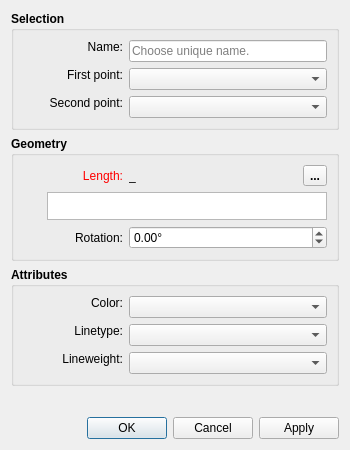
<?xml version="1.0" encoding="UTF-8"?>
<ui version="4.0">
 <class>DialogNormal</class>
 <widget class="QDialog" name="DialogNormal">
  <property name="geometry">
   <rect>
    <x>0</x>
    <y>0</y>
    <width>350</width>
    <height>450</height>
   </rect>
  </property>
  <property name="minimumSize">
   <size>
    <width>275</width>
    <height>0</height>
   </size>
  </property>
  <property name="font">
   <font>
    <pointsize>9</pointsize>
   </font>
  </property>
  <property name="windowTitle">
   <string>Point - On Perpendicular</string>
  </property>
  <property name="windowIcon">
   <iconset resource="../../../vmisc/share/resources/icon.qrc">
    <normaloff>:/icon/64x64/icon64x64.png</normaloff>:/icon/64x64/icon64x64.png</iconset>
  </property>
  <property name="locale">
   <locale language="English" country="UnitedStates"/>
  </property>
  <layout class="QVBoxLayout" name="verticalLayout_2">
   <item>
    <widget class="QGroupBox" name="selection_GroupBox">
     <property name="sizePolicy">
      <sizepolicy hsizetype="Expanding" vsizetype="Preferred">
       <horstretch>0</horstretch>
       <verstretch>0</verstretch>
      </sizepolicy>
     </property>
     <property name="minimumSize">
      <size>
       <width>240</width>
       <height>0</height>
      </size>
     </property>
     <property name="font">
      <font>
       <pointsize>9</pointsize>
       <bold>true</bold>
      </font>
     </property>
     <property name="title">
      <string>Selection</string>
     </property>
     <layout class="QVBoxLayout" name="verticalLayout">
      <item>
       <layout class="QFormLayout" name="formLayout">
        <property name="fieldGrowthPolicy">
         <enum>QFormLayout::ExpandingFieldsGrow</enum>
        </property>
        <property name="labelAlignment">
         <set>Qt::AlignRight|Qt::AlignTrailing|Qt::AlignVCenter</set>
        </property>
        <item row="0" column="0">
         <widget class="QLabel" name="labelEditNamePoint">
          <property name="sizePolicy">
           <sizepolicy hsizetype="Preferred" vsizetype="Fixed">
            <horstretch>0</horstretch>
            <verstretch>0</verstretch>
           </sizepolicy>
          </property>
          <property name="minimumSize">
           <size>
            <width>100</width>
            <height>0</height>
           </size>
          </property>
          <property name="font">
           <font>
            <pointsize>9</pointsize>
            <bold>false</bold>
           </font>
          </property>
          <property name="text">
           <string>Name:</string>
          </property>
          <property name="alignment">
           <set>Qt::AlignRight|Qt::AlignTrailing|Qt::AlignVCenter</set>
          </property>
         </widget>
        </item>
        <item row="0" column="1">
         <widget class="QLineEdit" name="lineEditNamePoint">
          <property name="sizePolicy">
           <sizepolicy hsizetype="Expanding" vsizetype="Fixed">
            <horstretch>0</horstretch>
            <verstretch>0</verstretch>
           </sizepolicy>
          </property>
          <property name="minimumSize">
           <size>
            <width>80</width>
            <height>0</height>
           </size>
          </property>
          <property name="font">
           <font>
            <pointsize>9</pointsize>
            <bold>false</bold>
           </font>
          </property>
          <property name="toolTip">
           <string>Unique name</string>
          </property>
          <property name="placeholderText">
           <string>Choose unique name.</string>
          </property>
         </widget>
        </item>
        <item row="1" column="0">
         <widget class="QLabel" name="labelFirstPoint">
          <property name="sizePolicy">
           <sizepolicy hsizetype="Preferred" vsizetype="Fixed">
            <horstretch>0</horstretch>
            <verstretch>0</verstretch>
           </sizepolicy>
          </property>
          <property name="minimumSize">
           <size>
            <width>100</width>
            <height>0</height>
           </size>
          </property>
          <property name="font">
           <font>
            <pointsize>9</pointsize>
            <bold>false</bold>
           </font>
          </property>
          <property name="text">
           <string>First point:</string>
          </property>
          <property name="alignment">
           <set>Qt::AlignRight|Qt::AlignTrailing|Qt::AlignVCenter</set>
          </property>
         </widget>
        </item>
        <item row="1" column="1">
         <widget class="QComboBox" name="comboBoxFirstPoint">
          <property name="sizePolicy">
           <sizepolicy hsizetype="Expanding" vsizetype="Fixed">
            <horstretch>0</horstretch>
            <verstretch>0</verstretch>
           </sizepolicy>
          </property>
          <property name="minimumSize">
           <size>
            <width>80</width>
            <height>0</height>
           </size>
          </property>
          <property name="font">
           <font>
            <pointsize>9</pointsize>
            <bold>false</bold>
           </font>
          </property>
         </widget>
        </item>
        <item row="2" column="0">
         <widget class="QLabel" name="labelSecondPoint">
          <property name="sizePolicy">
           <sizepolicy hsizetype="Preferred" vsizetype="Fixed">
            <horstretch>0</horstretch>
            <verstretch>0</verstretch>
           </sizepolicy>
          </property>
          <property name="minimumSize">
           <size>
            <width>100</width>
            <height>0</height>
           </size>
          </property>
          <property name="font">
           <font>
            <pointsize>9</pointsize>
            <bold>false</bold>
           </font>
          </property>
          <property name="text">
           <string>Second point:</string>
          </property>
          <property name="alignment">
           <set>Qt::AlignRight|Qt::AlignTrailing|Qt::AlignVCenter</set>
          </property>
         </widget>
        </item>
        <item row="2" column="1">
         <widget class="QComboBox" name="comboBoxSecondPoint">
          <property name="sizePolicy">
           <sizepolicy hsizetype="Expanding" vsizetype="Fixed">
            <horstretch>0</horstretch>
            <verstretch>0</verstretch>
           </sizepolicy>
          </property>
          <property name="minimumSize">
           <size>
            <width>80</width>
            <height>0</height>
           </size>
          </property>
          <property name="font">
           <font>
            <pointsize>9</pointsize>
            <bold>false</bold>
           </font>
          </property>
         </widget>
        </item>
       </layout>
      </item>
     </layout>
    </widget>
   </item>
   <item>
    <widget class="QGroupBox" name="geometry_GroupBox">
     <property name="minimumSize">
      <size>
       <width>0</width>
       <height>100</height>
      </size>
     </property>
     <property name="font">
      <font>
       <pointsize>9</pointsize>
       <bold>true</bold>
      </font>
     </property>
     <property name="title">
      <string>Geometry</string>
     </property>
     <layout class="QVBoxLayout" name="verticalLayout_3">
      <item>
       <layout class="QHBoxLayout" name="horizontalLayout">
        <item alignment="Qt::AlignLeft">
         <widget class="QLabel" name="labelEditFormula">
          <property name="sizePolicy">
           <sizepolicy hsizetype="Preferred" vsizetype="Preferred">
            <horstretch>0</horstretch>
            <verstretch>0</verstretch>
           </sizepolicy>
          </property>
          <property name="minimumSize">
           <size>
            <width>100</width>
            <height>0</height>
           </size>
          </property>
          <property name="palette">
           <palette>
            <active>
             <colorrole role="WindowText">
              <brush brushstyle="SolidPattern">
               <color alpha="255">
                <red>255</red>
                <green>0</green>
                <blue>0</blue>
               </color>
              </brush>
             </colorrole>
            </active>
            <inactive>
             <colorrole role="WindowText">
              <brush brushstyle="SolidPattern">
               <color alpha="255">
                <red>255</red>
                <green>0</green>
                <blue>0</blue>
               </color>
              </brush>
             </colorrole>
            </inactive>
            <disabled>
             <colorrole role="WindowText">
              <brush brushstyle="SolidPattern">
               <color alpha="255">
                <red>159</red>
                <green>158</green>
                <blue>158</blue>
               </color>
              </brush>
             </colorrole>
            </disabled>
           </palette>
          </property>
          <property name="font">
           <font>
            <pointsize>9</pointsize>
            <bold>false</bold>
           </font>
          </property>
          <property name="text">
           <string>Length:</string>
          </property>
          <property name="alignment">
           <set>Qt::AlignRight|Qt::AlignTrailing|Qt::AlignVCenter</set>
          </property>
         </widget>
        </item>
        <item>
         <widget class="QLabel" name="labelResultCalculation">
          <property name="sizePolicy">
           <sizepolicy hsizetype="Fixed" vsizetype="Preferred">
            <horstretch>0</horstretch>
            <verstretch>0</verstretch>
           </sizepolicy>
          </property>
          <property name="minimumSize">
           <size>
            <width>85</width>
            <height>0</height>
           </size>
          </property>
          <property name="font">
           <font>
            <pointsize>9</pointsize>
            <bold>false</bold>
           </font>
          </property>
          <property name="toolTip">
           <string>Value</string>
          </property>
          <property name="text">
           <string notr="true">_</string>
          </property>
         </widget>
        </item>
        <item>
         <spacer name="horizontalSpacer">
          <property name="orientation">
           <enum>Qt::Horizontal</enum>
          </property>
          <property name="sizeHint" stdset="0">
           <size>
            <width>10</width>
            <height>20</height>
           </size>
          </property>
         </spacer>
        </item>
        <item alignment="Qt::AlignRight">
         <widget class="QToolButton" name="toolButtonExprLength">
          <property name="toolTip">
           <string>Formula wizard</string>
          </property>
          <property name="text">
           <string notr="true">...</string>
          </property>
          <property name="icon">
           <iconset resource="../../../vmisc/share/resources/icon.qrc">
            <normaloff>:/icon/24x24/fx.png</normaloff>:/icon/24x24/fx.png</iconset>
          </property>
          <property name="iconSize">
           <size>
            <width>24</width>
            <height>24</height>
           </size>
          </property>
         </widget>
        </item>
       </layout>
      </item>
      <item>
       <layout class="QHBoxLayout" name="horizontalLayout_formula">
        <item>
         <widget class="QPushButton" name="pushButtonGrowLength">
          <property name="maximumSize">
           <size>
            <width>18</width>
            <height>18</height>
           </size>
          </property>
          <property name="sizeIncrement">
           <size>
            <width>0</width>
            <height>0</height>
           </size>
          </property>
          <property name="toolTip">
           <string>&lt;html&gt;&lt;head/&gt;&lt;body&gt;&lt;p&gt;Show full calculation in message box&lt;/p&gt;&lt;/body&gt;&lt;/html&gt;</string>
          </property>
          <property name="text">
           <string notr="true"/>
          </property>
          <property name="icon">
           <iconset theme="go-down">
            <normaloff>.</normaloff>.</iconset>
          </property>
          <property name="iconSize">
           <size>
            <width>16</width>
            <height>16</height>
           </size>
          </property>
          <property name="flat">
           <bool>true</bool>
          </property>
         </widget>
        </item>
        <item>
         <widget class="QPlainTextEdit" name="plainTextEditFormula">
          <property name="sizePolicy">
           <sizepolicy hsizetype="Expanding" vsizetype="Preferred">
            <horstretch>0</horstretch>
            <verstretch>0</verstretch>
           </sizepolicy>
          </property>
          <property name="maximumSize">
           <size>
            <width>16777215</width>
            <height>28</height>
           </size>
          </property>
          <property name="font">
           <font>
            <pointsize>9</pointsize>
            <bold>false</bold>
           </font>
          </property>
          <property name="toolTip">
           <string>Calculation</string>
          </property>
          <property name="tabChangesFocus">
           <bool>true</bool>
          </property>
         </widget>
        </item>
       </layout>
      </item>
      <item>
       <layout class="QHBoxLayout" name="horizontalLayout_2">
        <item>
         <widget class="QLabel" name="label_5">
          <property name="sizePolicy">
           <sizepolicy hsizetype="Preferred" vsizetype="Preferred">
            <horstretch>0</horstretch>
            <verstretch>0</verstretch>
           </sizepolicy>
          </property>
          <property name="minimumSize">
           <size>
            <width>100</width>
            <height>0</height>
           </size>
          </property>
          <property name="font">
           <font>
            <pointsize>9</pointsize>
            <bold>false</bold>
           </font>
          </property>
          <property name="text">
           <string>Rotation:</string>
          </property>
          <property name="alignment">
           <set>Qt::AlignRight|Qt::AlignTrailing|Qt::AlignVCenter</set>
          </property>
          <property name="wordWrap">
           <bool>true</bool>
          </property>
         </widget>
        </item>
        <item>
         <widget class="QDoubleSpinBox" name="doubleSpinBoxAngle">
          <property name="sizePolicy">
           <sizepolicy hsizetype="Expanding" vsizetype="Fixed">
            <horstretch>0</horstretch>
            <verstretch>0</verstretch>
           </sizepolicy>
          </property>
          <property name="minimumSize">
           <size>
            <width>0</width>
            <height>0</height>
           </size>
          </property>
          <property name="font">
           <font>
            <pointsize>9</pointsize>
            <bold>false</bold>
           </font>
          </property>
          <property name="toolTip">
           <string>&lt;html&gt;&lt;head/&gt;&lt;body&gt;&lt;table border=&quot;0&quot; style=&quot; margin-top:0px; margin-bottom:0px; margin-left:0px; margin-right:0px;&quot; width=&quot;370&quot; cellspacing=&quot;2&quot; cellpadding=&quot;0&quot;&gt;&lt;tr&gt;&lt;td width=&quot;300&quot;&gt;&lt;p&gt;&lt;span style=&quot; font-weight:600;&quot;&gt;Rotatation Angle&lt;/span&gt;&lt;br/&gt;Angles are specified in degrees, i.e. a full circle equals 360 deg. Positive values for an angle means counter-clockwise while a negative value means the clockwise direction. &lt;br/&gt;&lt;br/&gt;Rotation angle is added to the angle of the perpendicular.&lt;/p&gt;&lt;/td&gt;&lt;td style=&quot; vertical-align:middle;&quot;&gt;&lt;p align=&quot;right&quot;&gt;&lt;img src=&quot;:/icon/64x64/rotation.png&quot;/&gt;&lt;/p&gt;&lt;/td&gt;&lt;/tr&gt;&lt;/table&gt;&lt;/body&gt;&lt;/html&gt;</string>
          </property>
          <property name="suffix">
           <string notr="true">°</string>
          </property>
          <property name="minimum">
           <double>-360.000000000000000</double>
          </property>
          <property name="maximum">
           <double>360.000000000000000</double>
          </property>
          <property name="singleStep">
           <double>45.000000000000000</double>
          </property>
         </widget>
        </item>
       </layout>
      </item>
     </layout>
    </widget>
   </item>
   <item>
    <widget class="QGroupBox" name="attributes_GroupBox_2">
     <property name="sizePolicy">
      <sizepolicy hsizetype="Expanding" vsizetype="Preferred">
       <horstretch>0</horstretch>
       <verstretch>0</verstretch>
      </sizepolicy>
     </property>
     <property name="minimumSize">
      <size>
       <width>240</width>
       <height>0</height>
      </size>
     </property>
     <property name="font">
      <font>
       <pointsize>9</pointsize>
       <bold>true</bold>
      </font>
     </property>
     <property name="title">
      <string>Attributes</string>
     </property>
     <layout class="QVBoxLayout" name="verticalLayout_4">
      <item>
       <layout class="QFormLayout" name="formLayout_2">
        <property name="fieldGrowthPolicy">
         <enum>QFormLayout::ExpandingFieldsGrow</enum>
        </property>
        <property name="labelAlignment">
         <set>Qt::AlignRight|Qt::AlignTrailing|Qt::AlignVCenter</set>
        </property>
        <item row="0" column="0">
         <widget class="QLabel" name="lineColor_Label">
          <property name="sizePolicy">
           <sizepolicy hsizetype="Preferred" vsizetype="Fixed">
            <horstretch>0</horstretch>
            <verstretch>0</verstretch>
           </sizepolicy>
          </property>
          <property name="minimumSize">
           <size>
            <width>100</width>
            <height>0</height>
           </size>
          </property>
          <property name="maximumSize">
           <size>
            <width>16777215</width>
            <height>16777215</height>
           </size>
          </property>
          <property name="font">
           <font>
            <pointsize>9</pointsize>
            <bold>false</bold>
           </font>
          </property>
          <property name="text">
           <string>Color:</string>
          </property>
          <property name="alignment">
           <set>Qt::AlignRight|Qt::AlignTrailing|Qt::AlignVCenter</set>
          </property>
         </widget>
        </item>
        <item row="0" column="1">
         <widget class="ColorComboBox" name="lineColor_ComboBox">
          <property name="sizePolicy">
           <sizepolicy hsizetype="Expanding" vsizetype="Fixed">
            <horstretch>0</horstretch>
            <verstretch>0</verstretch>
           </sizepolicy>
          </property>
          <property name="minimumSize">
           <size>
            <width>80</width>
            <height>0</height>
           </size>
          </property>
          <property name="font">
           <font>
            <pointsize>9</pointsize>
            <bold>false</bold>
           </font>
          </property>
         </widget>
        </item>
        <item row="1" column="0">
         <widget class="QLabel" name="lineType_Label">
          <property name="sizePolicy">
           <sizepolicy hsizetype="Preferred" vsizetype="Fixed">
            <horstretch>0</horstretch>
            <verstretch>0</verstretch>
           </sizepolicy>
          </property>
          <property name="minimumSize">
           <size>
            <width>100</width>
            <height>0</height>
           </size>
          </property>
          <property name="maximumSize">
           <size>
            <width>16777215</width>
            <height>16777215</height>
           </size>
          </property>
          <property name="font">
           <font>
            <pointsize>9</pointsize>
            <bold>false</bold>
           </font>
          </property>
          <property name="text">
           <string>Linetype:</string>
          </property>
          <property name="alignment">
           <set>Qt::AlignRight|Qt::AlignTrailing|Qt::AlignVCenter</set>
          </property>
         </widget>
        </item>
        <item row="1" column="1">
         <widget class="LineTypeComboBox" name="lineType_ComboBox">
          <property name="sizePolicy">
           <sizepolicy hsizetype="Expanding" vsizetype="Fixed">
            <horstretch>0</horstretch>
            <verstretch>0</verstretch>
           </sizepolicy>
          </property>
          <property name="minimumSize">
           <size>
            <width>80</width>
            <height>0</height>
           </size>
          </property>
          <property name="maximumSize">
           <size>
            <width>16777215</width>
            <height>16777215</height>
           </size>
          </property>
          <property name="font">
           <font>
            <pointsize>9</pointsize>
            <bold>false</bold>
           </font>
          </property>
         </widget>
        </item>
        <item row="2" column="0">
         <widget class="QLabel" name="lineWeight_Label">
          <property name="sizePolicy">
           <sizepolicy hsizetype="Preferred" vsizetype="Fixed">
            <horstretch>0</horstretch>
            <verstretch>0</verstretch>
           </sizepolicy>
          </property>
          <property name="minimumSize">
           <size>
            <width>100</width>
            <height>0</height>
           </size>
          </property>
          <property name="maximumSize">
           <size>
            <width>16777215</width>
            <height>16777215</height>
           </size>
          </property>
          <property name="font">
           <font>
            <pointsize>9</pointsize>
            <bold>false</bold>
           </font>
          </property>
          <property name="text">
           <string>Lineweight:</string>
          </property>
          <property name="alignment">
           <set>Qt::AlignRight|Qt::AlignTrailing|Qt::AlignVCenter</set>
          </property>
         </widget>
        </item>
        <item row="2" column="1">
         <widget class="LineWeightComboBox" name="lineWeight_ComboBox">
          <property name="sizePolicy">
           <sizepolicy hsizetype="Expanding" vsizetype="Fixed">
            <horstretch>0</horstretch>
            <verstretch>0</verstretch>
           </sizepolicy>
          </property>
          <property name="minimumSize">
           <size>
            <width>80</width>
            <height>0</height>
           </size>
          </property>
          <property name="font">
           <font>
            <pointsize>9</pointsize>
            <bold>false</bold>
           </font>
          </property>
         </widget>
        </item>
       </layout>
      </item>
     </layout>
    </widget>
   </item>
   <item>
    <spacer name="verticalSpacer">
     <property name="orientation">
      <enum>Qt::Vertical</enum>
     </property>
     <property name="sizeHint" stdset="0">
      <size>
       <width>20</width>
       <height>62</height>
      </size>
     </property>
    </spacer>
   </item>
   <item>
    <widget class="QDialogButtonBox" name="buttonBox">
     <property name="orientation">
      <enum>Qt::Horizontal</enum>
     </property>
     <property name="standardButtons">
      <set>QDialogButtonBox::Apply|QDialogButtonBox::Cancel|QDialogButtonBox::Ok</set>
     </property>
    </widget>
   </item>
  </layout>
 </widget>
 <customwidgets>
  <customwidget>
   <class>ColorComboBox</class>
   <extends>QComboBox</extends>
   <header location="global">color_combobox.h</header>
  </customwidget>
  <customwidget>
   <class>LineTypeComboBox</class>
   <extends>QComboBox</extends>
   <header location="global">linetype_combobox.h</header>
  </customwidget>
  <customwidget>
   <class>LineWeightComboBox</class>
   <extends>QComboBox</extends>
   <header location="global">lineweight_combobox.h</header>
  </customwidget>
 </customwidgets>
 <tabstops>
  <tabstop>plainTextEditFormula</tabstop>
  <tabstop>lineEditNamePoint</tabstop>
  <tabstop>comboBoxFirstPoint</tabstop>
  <tabstop>comboBoxSecondPoint</tabstop>
  <tabstop>doubleSpinBoxAngle</tabstop>
  <tabstop>buttonBox</tabstop>
 </tabstops>
 <resources>
  <include location="../../../vmisc/share/resources/icon.qrc"/>
 </resources>
 <connections>
  <connection>
   <sender>buttonBox</sender>
   <signal>accepted()</signal>
   <receiver>DialogNormal</receiver>
   <slot>accept()</slot>
   <hints>
    <hint type="sourcelabel">
     <x>248</x>
     <y>254</y>
    </hint>
    <hint type="destinationlabel">
     <x>157</x>
     <y>274</y>
    </hint>
   </hints>
  </connection>
  <connection>
   <sender>buttonBox</sender>
   <signal>rejected()</signal>
   <receiver>DialogNormal</receiver>
   <slot>reject()</slot>
   <hints>
    <hint type="sourcelabel">
     <x>316</x>
     <y>260</y>
    </hint>
    <hint type="destinationlabel">
     <x>286</x>
     <y>274</y>
    </hint>
   </hints>
  </connection>
 </connections>
</ui>
